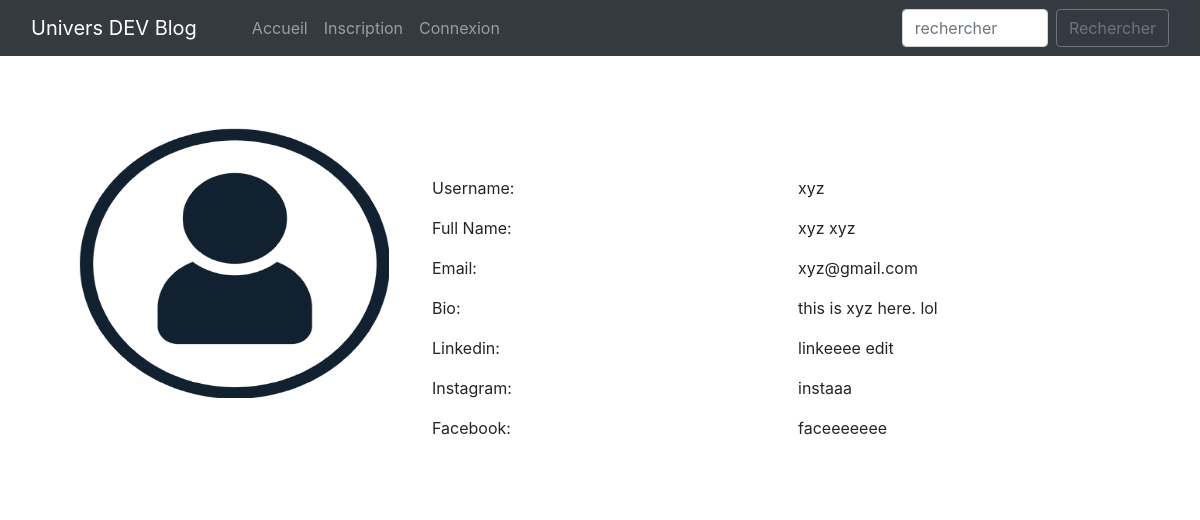
/user_profile/2/, run on the app's committed database.
### home/models.py (models this page shows, shortened)
class BlogPost(models.Model):
    title=models.CharField(max_length=255)
    author= models.ForeignKey(User, on_delete=models.CASCADE)
    slug=models.CharField(max_length=130)
    content=models.TextField()
    image = models.ImageField(upload_to="profile_pics", blank=True, null=True)
    dateTime=models.DateTimeField(auto_now_add=True)

class Profile(models.Model):
    user = models.OneToOneField(User, on_delete=models.CASCADE, blank=True, null=True)
    image = models.ImageField(upload_to="profile_pics", blank=True, null=True)
    bio = models.TextField(blank=True, null=True)
    phone_no = models.IntegerField(blank=True, null=True)
    facebook = models.CharField(max_length=300, blank=True, null=True)
    instagram = models.CharField(max_length=300, blank=True, null=True)
    linkedin = models.CharField(max_length=300, blank=True, null=True)

### home/views.py (the view)
# urls.py: path("user_profile/<int:myid>/", views.user_profile, name="user_profile"),
def user_profile(request, myid):
    post = BlogPost.objects.filter(id=myid)
    return render(request, "user_profile.html", {'post':post})

### home/templates/user_profile.html (shortened to what this page needs)
{% extends 'base.html' %}
{% block body %}
<div class="container profile">
            <form method="post">
                <div class="row">
                    {% for i in post %}
                    <div class="col-md-4">
                        <div class="profile-img">
                            {% if i.author.profile.image %}
                            <img src="{{i.author.profile.image.url}}" alt="" width="310px" height="270px">
                            {% endif %}
                        </div>
                    </div>
                    <div class="col-md-8">
                        <div class="profile-tab">
                            <div class="tab-pane">
                                <br><br>
                                        <div class="row">
                                            <div class="col-md-6">
                                                <label>Username:</label>
                                            </div>
                                            <div class="col-md-6">
                                                <p>{{i.author}}</p>
                                            </div>
                                        </div>
                                        <div class="row">
                                            <div class="col-md-6">
                                                <label>Full Name:</label>
                                            </div>
                                            <div class="col-md-6">
                                                <p>{{i.author.get_full_name}}</p>
                                            </div>
                                        </div>
                                        <div class="row">
                                            <div class="col-md-6">
                                                <label>Email:</label>
                                            </div>
                                            <div class="col-md-6">
                                                <p>{{i.author.email}}</p>
                                            </div>
                                        </div>
                                        <div class="row">
                                            <div class="col-md-6">
                                                <label>Bio:</label>
                                            </div>
                                            <div class="col-md-6">
                                                <p>{{i.author.profile.bio}}</p>
                                            </div>
                                        </div>
                                        {% if i.author.profile.linkedin %}
                                        <div class="row">
                                            <div class="col-md-6">
                                                <label>Linkedin:</label>
                                            </div>
                                            <div class="col-md-6">
                                                <p>{{i.author.profile.linkedin}}</p>
                                            </div>
                                        </div>
                                        {% endif %}
                                        {% if i.author.profile.instagram %}
                                        <div class="row">
                                            <div class="col-md-6">
                                                <label>Instagram:</label>
                                            </div>
                                            <div class="col-md-6">
                                                <p>{{i.author.profile.instagram}}</p>
                                            </div>
                                        </div>
                                        {% endif %}
                                        {% if i.author.profile.facebook %}
                                        <div class="row">
                                            <div class="col-md-6">
                                                <label>Facebook:</label>
                                            </div>
                                            <div class="col-md-6">
                                                <p>{{i.author.profile.facebook}}</p>
                                            </div>
                                        </div>
                                        {% endif %}
                                        {% endfor %}
                            </div>
                        </div>
                    </div>
            </form>
            </div>
        {% endblock %}

### data on the page
BlogPost: author.profile.image (picture), author "xyz", author.get_full_name "xyz xyz", author.email "xyz@gmail.com", author.profile.bio "this is xyz here. lol", author.profile.linkedin "linkeeee edit", author.profile.instagram "instaaa", author.profile.facebook "faceeeeeee"
